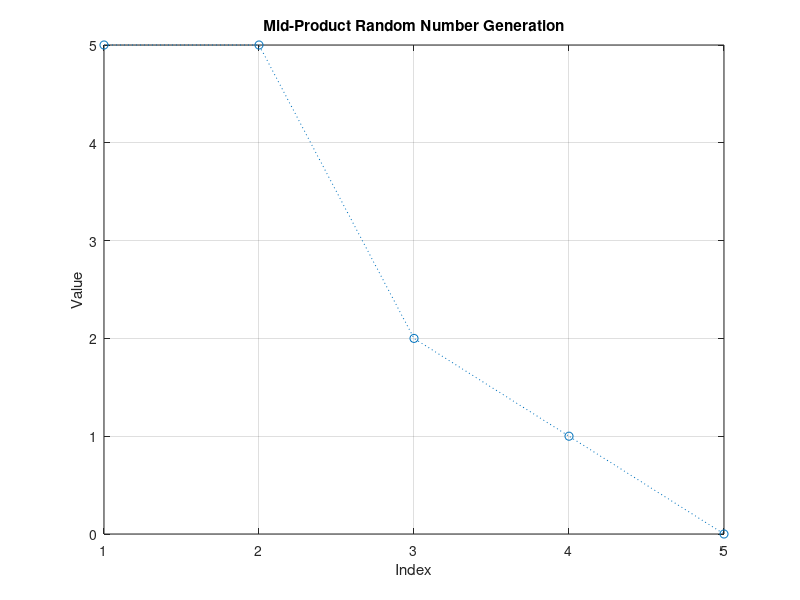

MATLAB code for this plot:
clc;
clear;

x1 = input('Enter seed1: ');
x2 = input('Enter seed2: ');
n = input('Enter number of randoms: ');

seri = zeros(1, n);
seri(1) = x1;
seri(2) = x2;

s = num2str(x1);
n1 = length(s);

for tt = 3:n

    x = seri(tt-1) * seri(tt-2);
    ss = num2str(x);
    n2 = length(ss);
    
    if n2 < 2 * n1
        ss = [repmat('0', 1, 2*n1 - n2), ss];
    end
    
    start_idx = floor(n1/2) + 1;
    end_idx = floor(3*n1/2);
    
    sss = ss(start_idx:end_idx);
    seri(tt) = str2double(sss);
end

plot(1:n, seri, ':o');
grid on;
title('Mid-Product Random Number Generation');
xlabel('Index');
ylabel('Value');
